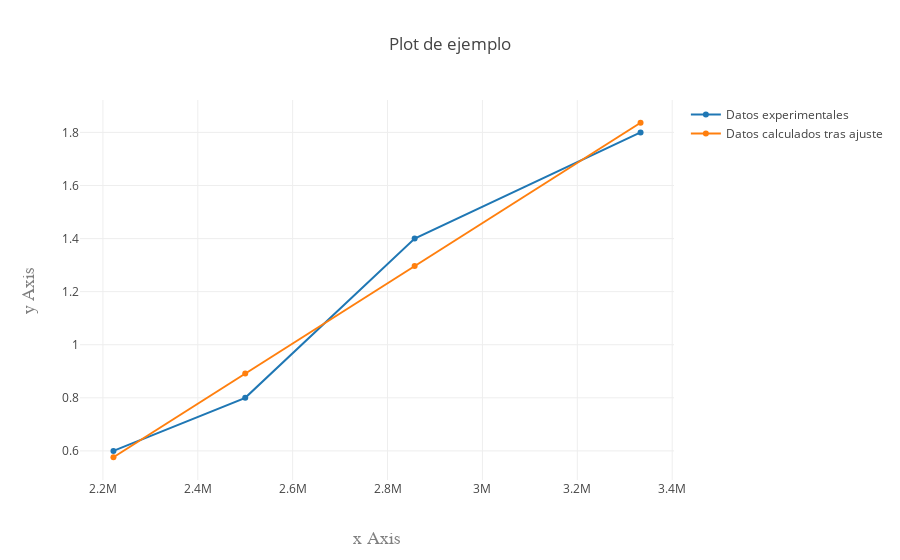

Notebook code for this chart:
### Code cell
datos = [
  { x: inversa_de_longitudes_de_onda, y: voltajes_medidos, name: 'Datos experimentales' }, 
  { x: inversa_de_longitudes_de_onda, y: voltajes_de_frenado_calculados, name: 'Datos calculados tras ajuste' }
];
var layout = {
  title: 'Plot de ejemplo',
  xaxis: { title: 'x Axis',
    titlefont: { family: 'Courier New, monospace', size: 18, color: '#7f7f7f' }
  },
  yaxis: {
    title: 'y Axis', titlefont: {
      family: 'Courier New, monospace', size: 18, color: '#7f7f7f' }
  }
};
Plotly(datos, layout);

### Figure 1 — Plotly figure (JSON) as saved in the notebook; plotly's stock layout.template omitted (floating-point values rounded to 4 significant figures)
{"data": [{"x": [3333000.0, 2857000.0, 2500000, 2222000.0], "y": [1.8, 1.4, 0.8, 0.6], "name": "Datos experimentales"}, {"x": [3333000.0, 2857000.0, 2500000, 2222000.0], "y": [1.836, 1.296, 0.8912, 0.5761], "name": "Datos calculados tras ajuste"}], "layout": {"title": "Plot de ejemplo", "xaxis": {"title": "x Axis", "titlefont": {"family": "Courier New, monospace", "size": 18, "color": "#7f7f7f"}}, "yaxis": {"title": "y Axis", "titlefont": {"family": "Courier New, monospace", "size": 18, "color": "#7f7f7f"}}}}
